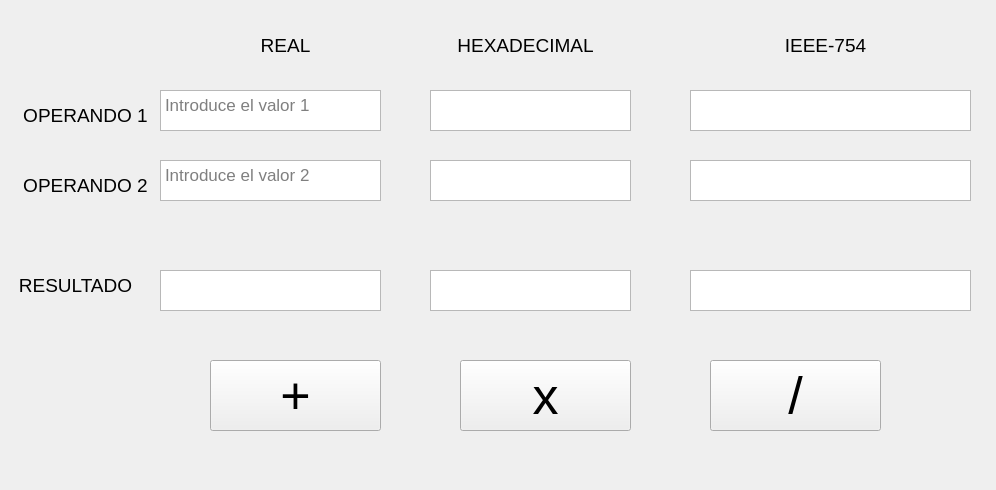
<?xml version="1.0" encoding="UTF-8"?>
<ui version="4.0">
 <class>MainWindow</class>
 <widget class="QMainWindow" name="MainWindow">
  <property name="geometry">
   <rect>
    <x>0</x>
    <y>0</y>
    <width>996</width>
    <height>490</height>
   </rect>
  </property>
  <property name="windowTitle">
   <string>MainWindow</string>
  </property>
  <widget class="QWidget" name="centralWidget">
   <widget class="QLabel" name="label">
    <property name="geometry">
     <rect>
      <x>10</x>
      <y>90</y>
      <width>151</width>
      <height>51</height>
     </rect>
    </property>
    <property name="font">
     <font>
      <pointsize>14</pointsize>
     </font>
    </property>
    <property name="text">
     <string>OPERANDO 1</string>
    </property>
    <property name="alignment">
     <set>Qt::AlignCenter</set>
    </property>
   </widget>
   <widget class="QLabel" name="label_2">
    <property name="geometry">
     <rect>
      <x>10</x>
      <y>160</y>
      <width>151</width>
      <height>51</height>
     </rect>
    </property>
    <property name="font">
     <font>
      <pointsize>14</pointsize>
     </font>
    </property>
    <property name="text">
     <string>OPERANDO 2</string>
    </property>
    <property name="alignment">
     <set>Qt::AlignCenter</set>
    </property>
   </widget>
   <widget class="QPushButton" name="pushPlus">
    <property name="geometry">
     <rect>
      <x>210</x>
      <y>360</y>
      <width>171</width>
      <height>71</height>
     </rect>
    </property>
    <property name="font">
     <font>
      <pointsize>39</pointsize>
     </font>
    </property>
    <property name="text">
     <string>+</string>
    </property>
   </widget>
   <widget class="QLabel" name="label_3">
    <property name="geometry">
     <rect>
      <x>210</x>
      <y>20</y>
      <width>151</width>
      <height>51</height>
     </rect>
    </property>
    <property name="font">
     <font>
      <pointsize>14</pointsize>
     </font>
    </property>
    <property name="text">
     <string>REAL</string>
    </property>
    <property name="alignment">
     <set>Qt::AlignCenter</set>
    </property>
   </widget>
   <widget class="QLabel" name="label_4">
    <property name="geometry">
     <rect>
      <x>450</x>
      <y>20</y>
      <width>151</width>
      <height>51</height>
     </rect>
    </property>
    <property name="font">
     <font>
      <pointsize>14</pointsize>
     </font>
    </property>
    <property name="text">
     <string>HEXADECIMAL</string>
    </property>
    <property name="alignment">
     <set>Qt::AlignCenter</set>
    </property>
   </widget>
   <widget class="QLabel" name="label_5">
    <property name="geometry">
     <rect>
      <x>750</x>
      <y>20</y>
      <width>151</width>
      <height>51</height>
     </rect>
    </property>
    <property name="font">
     <font>
      <pointsize>14</pointsize>
     </font>
    </property>
    <property name="text">
     <string>IEEE-754</string>
    </property>
    <property name="alignment">
     <set>Qt::AlignCenter</set>
    </property>
   </widget>
   <widget class="QTextBrowser" name="textOp1Hexa">
    <property name="geometry">
     <rect>
      <x>430</x>
      <y>90</y>
      <width>201</width>
      <height>41</height>
     </rect>
    </property>
   </widget>
   <widget class="QTextBrowser" name="textOp2Hexa">
    <property name="geometry">
     <rect>
      <x>430</x>
      <y>160</y>
      <width>201</width>
      <height>41</height>
     </rect>
    </property>
   </widget>
   <widget class="QTextBrowser" name="textOp1Bi">
    <property name="geometry">
     <rect>
      <x>690</x>
      <y>90</y>
      <width>281</width>
      <height>41</height>
     </rect>
    </property>
   </widget>
   <widget class="QTextBrowser" name="textOp2Bi">
    <property name="geometry">
     <rect>
      <x>690</x>
      <y>160</y>
      <width>281</width>
      <height>41</height>
     </rect>
    </property>
   </widget>
   <widget class="QLabel" name="label_6">
    <property name="geometry">
     <rect>
      <x>0</x>
      <y>260</y>
      <width>151</width>
      <height>51</height>
     </rect>
    </property>
    <property name="font">
     <font>
      <pointsize>14</pointsize>
     </font>
    </property>
    <property name="text">
     <string>RESULTADO</string>
    </property>
    <property name="alignment">
     <set>Qt::AlignCenter</set>
    </property>
   </widget>
   <widget class="QTextBrowser" name="textReal">
    <property name="geometry">
     <rect>
      <x>160</x>
      <y>270</y>
      <width>221</width>
      <height>41</height>
     </rect>
    </property>
   </widget>
   <widget class="QTextBrowser" name="textHexa">
    <property name="geometry">
     <rect>
      <x>430</x>
      <y>270</y>
      <width>201</width>
      <height>41</height>
     </rect>
    </property>
   </widget>
   <widget class="QTextBrowser" name="textBi">
    <property name="geometry">
     <rect>
      <x>690</x>
      <y>270</y>
      <width>281</width>
      <height>41</height>
     </rect>
    </property>
   </widget>
   <widget class="QPushButton" name="pushMult">
    <property name="geometry">
     <rect>
      <x>460</x>
      <y>360</y>
      <width>171</width>
      <height>71</height>
     </rect>
    </property>
    <property name="font">
     <font>
      <pointsize>39</pointsize>
     </font>
    </property>
    <property name="text">
     <string>x</string>
    </property>
   </widget>
   <widget class="QPushButton" name="pushDiv">
    <property name="geometry">
     <rect>
      <x>710</x>
      <y>360</y>
      <width>171</width>
      <height>71</height>
     </rect>
    </property>
    <property name="font">
     <font>
      <pointsize>39</pointsize>
     </font>
    </property>
    <property name="text">
     <string>/</string>
    </property>
   </widget>
   <widget class="QTextEdit" name="textOp1Real">
    <property name="geometry">
     <rect>
      <x>160</x>
      <y>90</y>
      <width>221</width>
      <height>41</height>
     </rect>
    </property>
    <property name="font">
     <font>
      <pointsize>13</pointsize>
     </font>
    </property>
    <property name="placeholderText">
     <string>Introduce el valor 1</string>
    </property>
   </widget>
   <widget class="QTextEdit" name="textOp2Real">
    <property name="geometry">
     <rect>
      <x>160</x>
      <y>160</y>
      <width>221</width>
      <height>41</height>
     </rect>
    </property>
    <property name="font">
     <font>
      <pointsize>13</pointsize>
     </font>
    </property>
    <property name="placeholderText">
     <string>Introduce el valor 2</string>
    </property>
   </widget>
  </widget>
 </widget>
 <layoutdefault spacing="6" margin="11"/>
 <resources/>
 <connections/>
</ui>
